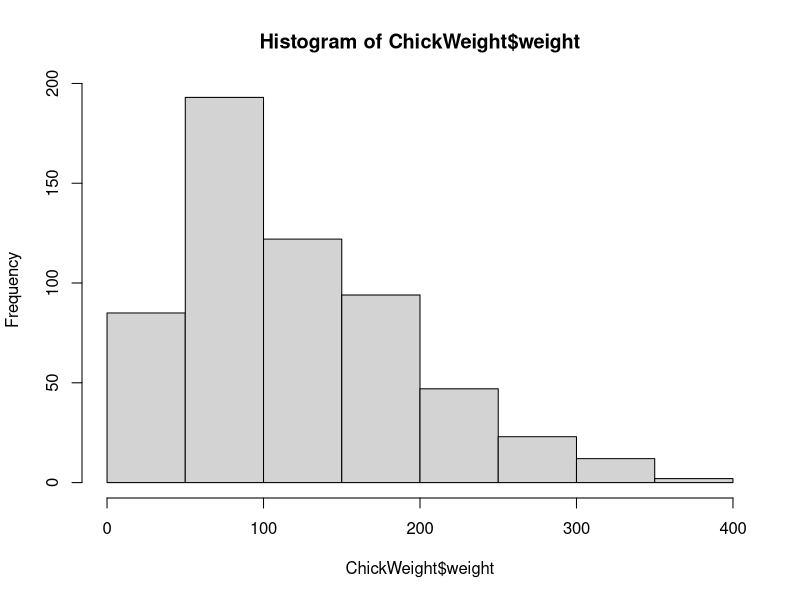
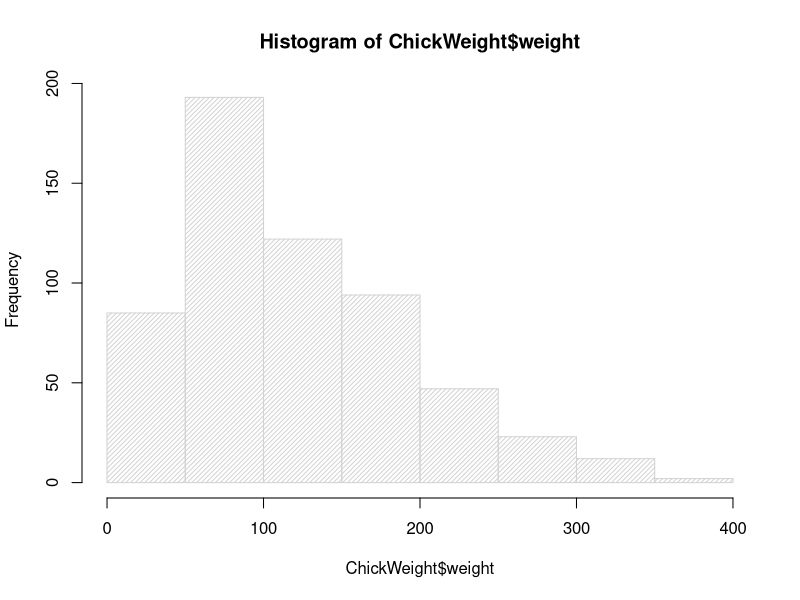
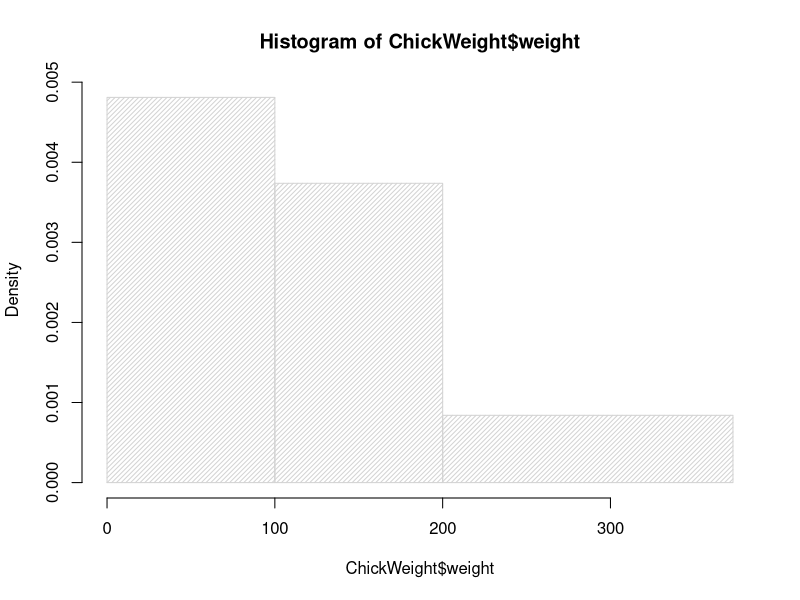
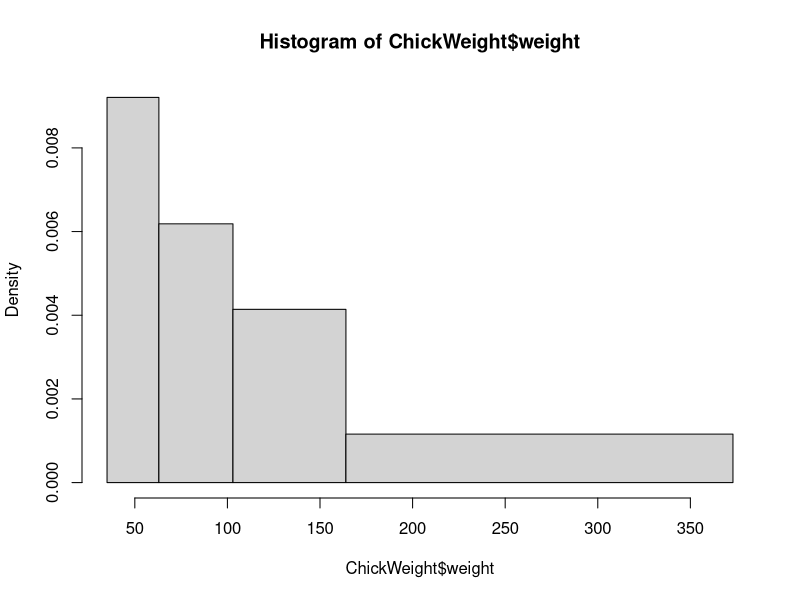

These figures' R source, in order:
# Copyright Mark Niemann-Ross, 2018
# Author: Mark Niemann-Ross. mark.niemannross@gmail.com
# LinkedIn: https://www.linkedin.com/in/markniemannross/
# Github: https://github.com/mnr
# More Learning: http://niemannross.com/link/mnratlil
# Description: Histograms
# affiliate: linkedin-learning.pxf.io/rweekly_histogram

hist(ChickWeight$weight)

hist(ChickWeight$weight, density = 30)

hist(ChickWeight$weight, density = 30, breaks = c(0,100,200,max(ChickWeight$weight)))

hist(ChickWeight$weight, breaks = fivenum(ChickWeight$weight))
